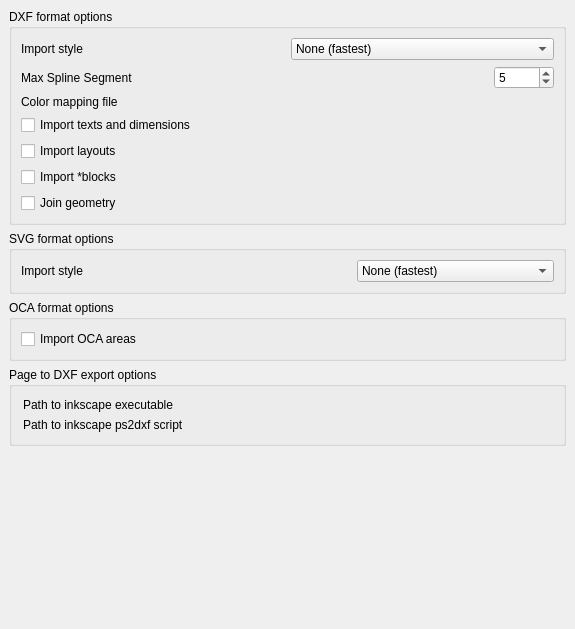
<?xml version="1.0" encoding="UTF-8"?>
<ui version="4.0">
 <class>Gui::Dialog::DlgSettingsDraft</class>
 <widget class="QWidget" name="Gui::Dialog::DlgSettingsDraft">
  <property name="geometry">
   <rect>
    <x>0</x>
    <y>0</y>
    <width>575</width>
    <height>629</height>
   </rect>
  </property>
  <property name="windowTitle">
   <string>Import/Export</string>
  </property>
  <layout class="QVBoxLayout">
   <property name="spacing">
    <number>6</number>
   </property>
   <property name="margin">
    <number>9</number>
   </property>
   <item>
    <widget class="QGroupBox" name="GroupBox12">
     <property name="title">
      <string>DXF format options</string>
     </property>
     <layout class="QVBoxLayout">
      <property name="spacing">
       <number>6</number>
      </property>
      <property name="margin">
       <number>9</number>
      </property>
      <item>
       <layout class="QHBoxLayout">
        <property name="spacing">
         <number>6</number>
        </property>
        <property name="margin">
         <number>0</number>
        </property>
        <item>
         <widget class="QLabel" name="textLabel1_3">
          <property name="text">
           <string>Import style</string>
          </property>
         </widget>
        </item>
        <item>
         <widget class="Gui::PrefComboBox" name="gui::prefcombobox">
          <property name="toolTip">
           <string>This is the method choosed for importing or translating DXF object color into FreeCAD. 
If color mapping is choosed, you must choose a color mapping file containing a translation table that will convert colors into linewidths.
</string>
          </property>
          <property name="currentIndex">
           <number>0</number>
          </property>
          <property name="prefEntry" stdset="0">
           <cstring>dxfstyle</cstring>
          </property>
          <property name="prefPath" stdset="0">
           <cstring>Mod/Draft</cstring>
          </property>
          <item>
           <property name="text">
            <string>None (fastest)</string>
           </property>
          </item>
          <item>
           <property name="text">
            <string>Use default color and linewidth</string>
           </property>
          </item>
          <item>
           <property name="text">
            <string>Original color and linewidth</string>
           </property>
          </item>
          <item>
           <property name="text">
            <string>Color mapped to linewidth</string>
           </property>
          </item>
         </widget>
        </item>
       </layout>
      </item>
      <item>
       <layout class="QHBoxLayout" name="horizontalLayout">
        <item>
         <widget class="QLabel" name="label_7">
          <property name="text">
           <string>Max Spline Segment</string>
          </property>
         </widget>
        </item>
        <item>
         <widget class="Gui::PrefSpinBox" name="gui::prefspinbox_2">
          <property name="maximumSize">
           <size>
            <width>60</width>
            <height>16777215</height>
           </size>
          </property>
          <property name="toolTip">
           <string>When exporting splines to DXF, they are transformed in polylines. This value is the maximum length of each of the polyline segments. If 0, then the whole spline is treated as a straight segment.</string>
          </property>
          <property name="value">
           <number>5</number>
          </property>
          <property name="prefEntry" stdset="0">
           <cstring>maxsplinesegment</cstring>
          </property>
          <property name="prefPath" stdset="0">
           <cstring>Mod/Draft</cstring>
          </property>
         </widget>
        </item>
       </layout>
      </item>
      <item>
       <layout class="QHBoxLayout" name="horizontalLayout_3">
        <item>
         <widget class="QLabel" name="label">
          <property name="text">
           <string>Color mapping file</string>
          </property>
         </widget>
        </item>
        <item>
         <widget class="Gui::PrefFileChooser" name="gui::preffilechooser">
          <property name="minimumSize">
           <size>
            <width>300</width>
            <height>0</height>
           </size>
          </property>
          <property name="toolTip">
           <string>The color mapping file for translating dxf colors into linewidths</string>
          </property>
          <property name="prefEntry" stdset="0">
           <cstring>dxfmappingfile</cstring>
          </property>
          <property name="prefPath" stdset="0">
           <cstring>Mod/Draft</cstring>
          </property>
         </widget>
        </item>
       </layout>
      </item>
      <item>
       <layout class="QHBoxLayout" name="horizontalLayout_7">
        <item>
         <widget class="Gui::PrefCheckBox" name="gui::prefcheckbox_2">
          <property name="toolTip">
           <string>if this is unchecked, texts/mtexts won't be imported</string>
          </property>
          <property name="text">
           <string>Import texts and dimensions</string>
          </property>
          <property name="prefEntry" stdset="0">
           <cstring>dxftext</cstring>
          </property>
          <property name="prefPath" stdset="0">
           <cstring>Mod/Draft</cstring>
          </property>
         </widget>
        </item>
       </layout>
      </item>
      <item>
       <layout class="QHBoxLayout" name="horizontalLayout_2">
        <item>
         <widget class="Gui::PrefCheckBox" name="gui::prefcheckbox_3">
          <property name="toolTip">
           <string>if this is checked, paper space objects will be imported too</string>
          </property>
          <property name="text">
           <string>Import layouts</string>
          </property>
          <property name="prefEntry" stdset="0">
           <cstring>dxflayout</cstring>
          </property>
          <property name="prefPath" stdset="0">
           <cstring>Mod/Draft</cstring>
          </property>
         </widget>
        </item>
       </layout>
      </item>
      <item>
       <layout class="QHBoxLayout" name="horizontalLayout_4">
        <item>
         <widget class="Gui::PrefCheckBox" name="gui::prefcheckbox_7">
          <property name="toolTip">
           <string>Check this if you want the non-named blocks (beginning with a *) to be imported too</string>
          </property>
          <property name="text">
           <string>Import *blocks</string>
          </property>
          <property name="prefEntry" stdset="0">
           <cstring>dxfstarblocks</cstring>
          </property>
          <property name="prefPath" stdset="0">
           <cstring>Mod/Draft</cstring>
          </property>
         </widget>
        </item>
       </layout>
      </item>
      <item>
       <layout class="QHBoxLayout" name="horizontalLayout_5">
        <item>
         <widget class="Gui::PrefCheckBox" name="gui::prefcheckbox_9">
          <property name="toolTip">
           <string>If checked, freecad will try to joint coincident objects into wires. Beware, this can take a while...</string>
          </property>
          <property name="text">
           <string>Join geometry</string>
          </property>
          <property name="prefEntry" stdset="0">
           <cstring>joingeometry</cstring>
          </property>
          <property name="prefPath" stdset="0">
           <cstring>Mod/Draft</cstring>
          </property>
         </widget>
        </item>
       </layout>
      </item>
     </layout>
    </widget>
   </item>
   <item>
    <widget class="QGroupBox" name="GroupBox12_2">
     <property name="title">
      <string>SVG format options</string>
     </property>
     <layout class="QVBoxLayout" name="_3">
      <property name="spacing">
       <number>6</number>
      </property>
      <property name="margin">
       <number>9</number>
      </property>
      <item>
       <layout class="QHBoxLayout" name="_4">
        <property name="spacing">
         <number>6</number>
        </property>
        <property name="margin">
         <number>0</number>
        </property>
        <item>
         <widget class="QLabel" name="textLabel1_5">
          <property name="text">
           <string>Import style</string>
          </property>
         </widget>
        </item>
        <item>
         <spacer name="horizontalSpacer_6">
          <property name="orientation">
           <enum>Qt::Horizontal</enum>
          </property>
          <property name="sizeHint" stdset="0">
           <size>
            <width>40</width>
            <height>20</height>
           </size>
          </property>
         </spacer>
        </item>
        <item>
         <widget class="Gui::PrefComboBox" name="gui::prefcombobox_3">
          <property name="toolTip">
           <string>This is the method choosed for importing SVG object color into FreeCAD.</string>
          </property>
          <property name="currentIndex">
           <number>0</number>
          </property>
          <property name="prefEntry" stdset="0">
           <cstring>svgstyle</cstring>
          </property>
          <property name="prefPath" stdset="0">
           <cstring>Mod/Draft</cstring>
          </property>
          <item>
           <property name="text">
            <string>None (fastest)</string>
           </property>
          </item>
          <item>
           <property name="text">
            <string>Use default color and linewidth</string>
           </property>
          </item>
          <item>
           <property name="text">
            <string>Original color and linewidth</string>
           </property>
          </item>
         </widget>
        </item>
       </layout>
      </item>
     </layout>
    </widget>
   </item>
   <item>
    <widget class="QGroupBox" name="GroupBox12_3">
     <property name="title">
      <string>OCA format options</string>
     </property>
     <layout class="QVBoxLayout" name="_6">
      <property name="spacing">
       <number>6</number>
      </property>
      <property name="margin">
       <number>9</number>
      </property>
      <item>
       <layout class="QHBoxLayout" name="_7">
        <property name="spacing">
         <number>6</number>
        </property>
        <property name="margin">
         <number>0</number>
        </property>
        <item>
         <widget class="Gui::PrefCheckBox" name="gui::prefcheckbox_4">
          <property name="toolTip">
           <string>Check this if you want the areas (3D faces) to be imported too.</string>
          </property>
          <property name="text">
           <string>Import OCA areas</string>
          </property>
          <property name="prefEntry" stdset="0">
           <cstring>ocaareas</cstring>
          </property>
          <property name="prefPath" stdset="0">
           <cstring>Mod/Draft</cstring>
          </property>
         </widget>
        </item>
       </layout>
      </item>
     </layout>
    </widget>
   </item>
   <item>
    <widget class="QGroupBox" name="groupBox">
     <property name="title">
      <string>Page to DXF export options</string>
     </property>
     <layout class="QVBoxLayout" name="verticalLayout">
      <item>
       <layout class="QHBoxLayout" name="horizontalLayout_8">
        <item>
         <widget class="QLabel" name="label_2">
          <property name="text">
           <string>Path to inkscape executable</string>
          </property>
         </widget>
        </item>
        <item>
         <widget class="Gui::PrefFileChooser" name="gui::preffilechooser_2">
          <property name="toolTip">
           <string>This is the path to your inkscape executable, in case it differs from the standard (in that case, leave blank)</string>
          </property>
          <property name="prefEntry" stdset="0">
           <cstring>inkscapepath</cstring>
          </property>
          <property name="prefPath" stdset="0">
           <cstring>Mod/Draft</cstring>
          </property>
         </widget>
        </item>
       </layout>
      </item>
      <item>
       <layout class="QHBoxLayout" name="horizontalLayout_9">
        <item>
         <widget class="QLabel" name="label_3">
          <property name="text">
           <string>Path to inkscape ps2dxf script</string>
          </property>
         </widget>
        </item>
        <item>
         <widget class="Gui::PrefFileChooser" name="gui::preffilechooser_3">
          <property name="toolTip">
           <string>This is the path to the ps2dxf (or ps2dxf.sh) script that is bundled with inkscape, in case you installed it in an unusual place. Otherwise, leave this blank.</string>
          </property>
          <property name="prefEntry" stdset="0">
           <cstring>ps2dxfpath</cstring>
          </property>
          <property name="prefPath" stdset="0">
           <cstring>Mod/Draft</cstring>
          </property>
         </widget>
        </item>
       </layout>
      </item>
     </layout>
    </widget>
   </item>
   <item>
    <spacer name="verticalSpacer">
     <property name="orientation">
      <enum>Qt::Vertical</enum>
     </property>
     <property name="sizeHint" stdset="0">
      <size>
       <width>20</width>
       <height>40</height>
      </size>
     </property>
    </spacer>
   </item>
  </layout>
 </widget>
 <layoutdefault spacing="6" margin="11"/>
 <pixmapfunction>qPixmapFromMimeSource</pixmapfunction>
 <customwidgets>
  <customwidget>
   <class>Gui::FileChooser</class>
   <extends>QWidget</extends>
   <header>Gui/FileDialog.h</header>
  </customwidget>
  <customwidget>
   <class>Gui::PrefFileChooser</class>
   <extends>Gui::FileChooser</extends>
   <header>Gui/PrefWidgets.h</header>
  </customwidget>
  <customwidget>
   <class>Gui::PrefSpinBox</class>
   <extends>QSpinBox</extends>
   <header>Gui/PrefWidgets.h</header>
  </customwidget>
  <customwidget>
   <class>Gui::PrefCheckBox</class>
   <extends>QCheckBox</extends>
   <header>Gui/PrefWidgets.h</header>
  </customwidget>
  <customwidget>
   <class>Gui::PrefComboBox</class>
   <extends>QComboBox</extends>
   <header>Gui/PrefWidgets.h</header>
  </customwidget>
 </customwidgets>
 <resources/>
 <connections/>
</ui>
